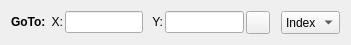
        <widget class="QWidget" name="layoutWidget">
         <property name="geometry">
          <rect>
           <x>173</x>
           <y>100</y>
           <width>351</width>
           <height>27</height>
          </rect>
         </property>
         <layout class="QHBoxLayout" name="gotoLayout">
          <property name="spacing">
           <number>2</number>
          </property>
          <property name="sizeConstraint">
           <enum>QLayout::SetDefaultConstraint</enum>
          </property>
          <item alignment="Qt::AlignHCenter|Qt::AlignVCenter">
           <widget class="QLabel" name="gotoLabel">
            <property name="enabled">
             <bool>true</bool>
            </property>
            <property name="sizePolicy">
             <sizepolicy hsizetype="Preferred" vsizetype="Preferred">
              <horstretch>0</horstretch>
              <verstretch>0</verstretch>
             </sizepolicy>
            </property>
            <property name="maximumSize">
             <size>
              <width>55</width>
              <height>16777215</height>
             </size>
            </property>
            <property name="font">
             <font>
              <weight>75</weight>
              <bold>true</bold>
             </font>
            </property>
            <property name="toolTip">
             <string>Go to X and Y position</string>
            </property>
            <property name="statusTip">
             <string/>
            </property>
            <property name="text">
             <string>GoTo: </string>
            </property>
           </widget>
          </item>
          <item alignment="Qt::AlignHCenter|Qt::AlignVCenter">
           <widget class="QLabel" name="gotoXLabel">
            <property name="enabled">
             <bool>true</bool>
            </property>
            <property name="sizePolicy">
             <sizepolicy hsizetype="Preferred" vsizetype="Preferred">
              <horstretch>0</horstretch>
              <verstretch>0</verstretch>
             </sizepolicy>
            </property>
            <property name="maximumSize">
             <size>
              <width>55</width>
              <height>16777215</height>
             </size>
            </property>
            <property name="text">
             <string>X:</string>
            </property>
            <property name="alignment">
             <set>Qt::AlignRight|Qt::AlignTrailing|Qt::AlignVCenter</set>
            </property>
           </widget>
          </item>
          <item alignment="Qt::AlignHCenter|Qt::AlignVCenter">
           <widget class="QLineEdit" name="gotoXbox">
            <property name="enabled">
             <bool>true</bool>
            </property>
            <property name="sizePolicy">
             <sizepolicy hsizetype="Maximum" vsizetype="Fixed">
              <horstretch>0</horstretch>
              <verstretch>0</verstretch>
             </sizepolicy>
            </property>
            <property name="minimumSize">
             <size>
              <width>50</width>
              <height>0</height>
             </size>
            </property>
            <property name="maximumSize">
             <size>
              <width>100</width>
              <height>120</height>
             </size>
            </property>
            <property name="toolTip">
             <string>&lt;html&gt;&lt;head/&gt;&lt;body&gt;&lt;p&gt;Go To this X axis coordinate&lt;/p&gt;&lt;/body&gt;&lt;/html&gt;</string>
            </property>
            <property name="statusTip">
             <string/>
            </property>
            <property name="inputMethodHints">
             <set>Qt::ImhFormattedNumbersOnly|Qt::ImhPreferNumbers</set>
            </property>
           </widget>
          </item>
          <item alignment="Qt::AlignHCenter|Qt::AlignVCenter">
           <widget class="QLabel" name="gotoYLabel">
            <property name="enabled">
             <bool>true</bool>
            </property>
            <property name="sizePolicy">
             <sizepolicy hsizetype="Preferred" vsizetype="Preferred">
              <horstretch>0</horstretch>
              <verstretch>0</verstretch>
             </sizepolicy>
            </property>
            <property name="maximumSize">
             <size>
              <width>55</width>
              <height>16777215</height>
             </size>
            </property>
            <property name="text">
             <string>  Y:</string>
            </property>
            <property name="alignment">
             <set>Qt::AlignRight|Qt::AlignTrailing|Qt::AlignVCenter</set>
            </property>
           </widget>
          </item>
          <item alignment="Qt::AlignHCenter|Qt::AlignVCenter">
           <widget class="QLineEdit" name="gotoYbox">
            <property name="enabled">
             <bool>true</bool>
            </property>
            <property name="sizePolicy">
             <sizepolicy hsizetype="Maximum" vsizetype="Maximum">
              <horstretch>0</horstretch>
              <verstretch>0</verstretch>
             </sizepolicy>
            </property>
            <property name="minimumSize">
             <size>
              <width>50</width>
              <height>0</height>
             </size>
            </property>
            <property name="maximumSize">
             <size>
              <width>100</width>
              <height>120</height>
             </size>
            </property>
            <property name="toolTip">
             <string>GoTo this Y axis coordinate</string>
            </property>
            <property name="statusTip">
             <string/>
            </property>
            <property name="layoutDirection">
             <enum>Qt::LeftToRight</enum>
            </property>
            <property name="inputMethodHints">
             <set>Qt::ImhFormattedNumbersOnly</set>
            </property>
           </widget>
          </item>
          <item>
           <widget class="QToolButton" name="goto_button">
            <property name="enabled">
             <bool>true</bool>
            </property>
            <property name="sizePolicy">
             <sizepolicy hsizetype="MinimumExpanding" vsizetype="Fixed">
              <horstretch>0</horstretch>
              <verstretch>0</verstretch>
             </sizepolicy>
            </property>
            <property name="minimumSize">
             <size>
              <width>0</width>
              <height>0</height>
             </size>
            </property>
            <property name="maximumSize">
             <size>
              <width>40</width>
              <height>25</height>
             </size>
            </property>
            <property name="toolTip">
             <string>press to go at X and Y position</string>
            </property>
            <property name="statusTip">
             <string/>
            </property>
            <property name="layoutDirection">
             <enum>Qt::LeftToRight</enum>
            </property>
            <property name="text">
             <string/>
            </property>
           </widget>
          </item>
          <item>
           <widget class="QLabel" name="gotoSpacerLabel">
            <property name="sizePolicy">
             <sizepolicy hsizetype="Fixed" vsizetype="Maximum">
              <horstretch>0</horstretch>
              <verstretch>0</verstretch>
             </sizepolicy>
            </property>
            <property name="maximumSize">
             <size>
              <width>20</width>
              <height>20</height>
             </size>
            </property>
            <property name="text">
             <string/>
            </property>
           </widget>
          </item>
          <item>
           <widget class="QComboBox" name="gotoSpaceCBox">
            <property name="maximumSize">
             <size>
              <width>60</width>
              <height>120</height>
             </size>
            </property>
            <property name="toolTip">
             <string>&lt;html&gt;&lt;head/&gt;&lt;body&gt;&lt;p&gt;&amp;quot;Index&amp;quot; = GoTo coordinates are in unit as shown for map.&lt;/p&gt;&lt;p&gt;&amp;quot;Real&amp;quot;   = GoTo coordinates are real on chromosome.&lt;/p&gt;&lt;/body&gt;&lt;/html&gt;</string>
            </property>
            <item>
             <property name="text">
              <string>Index</string>
             </property>
            </item>
            <item>
             <property name="text">
              <string>Real</string>
             </property>
            </item>
           </widget>
          </item>
         </layout>
        </widget>
